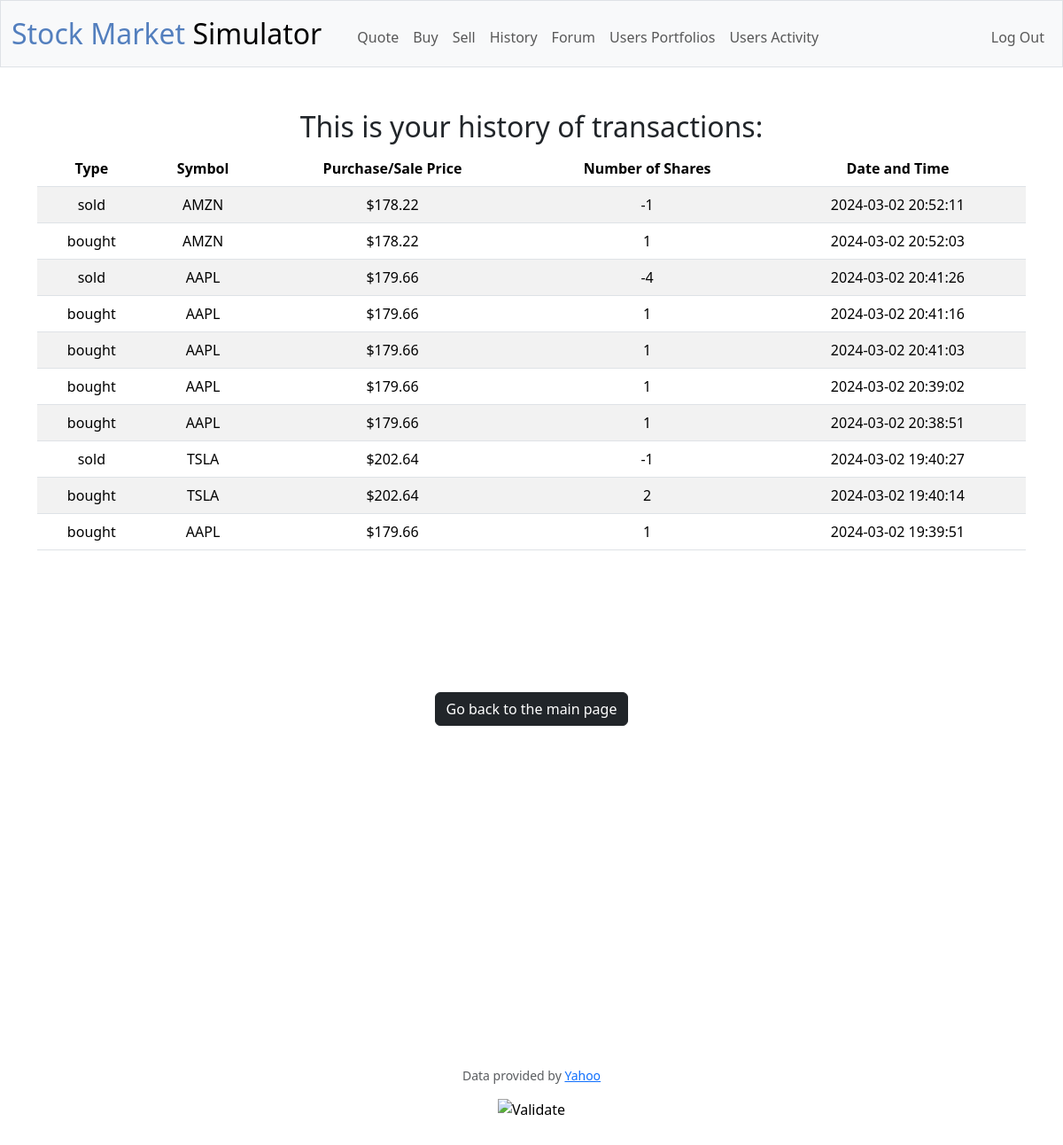
/history (signed in), run on an earlier commit of the app's database.
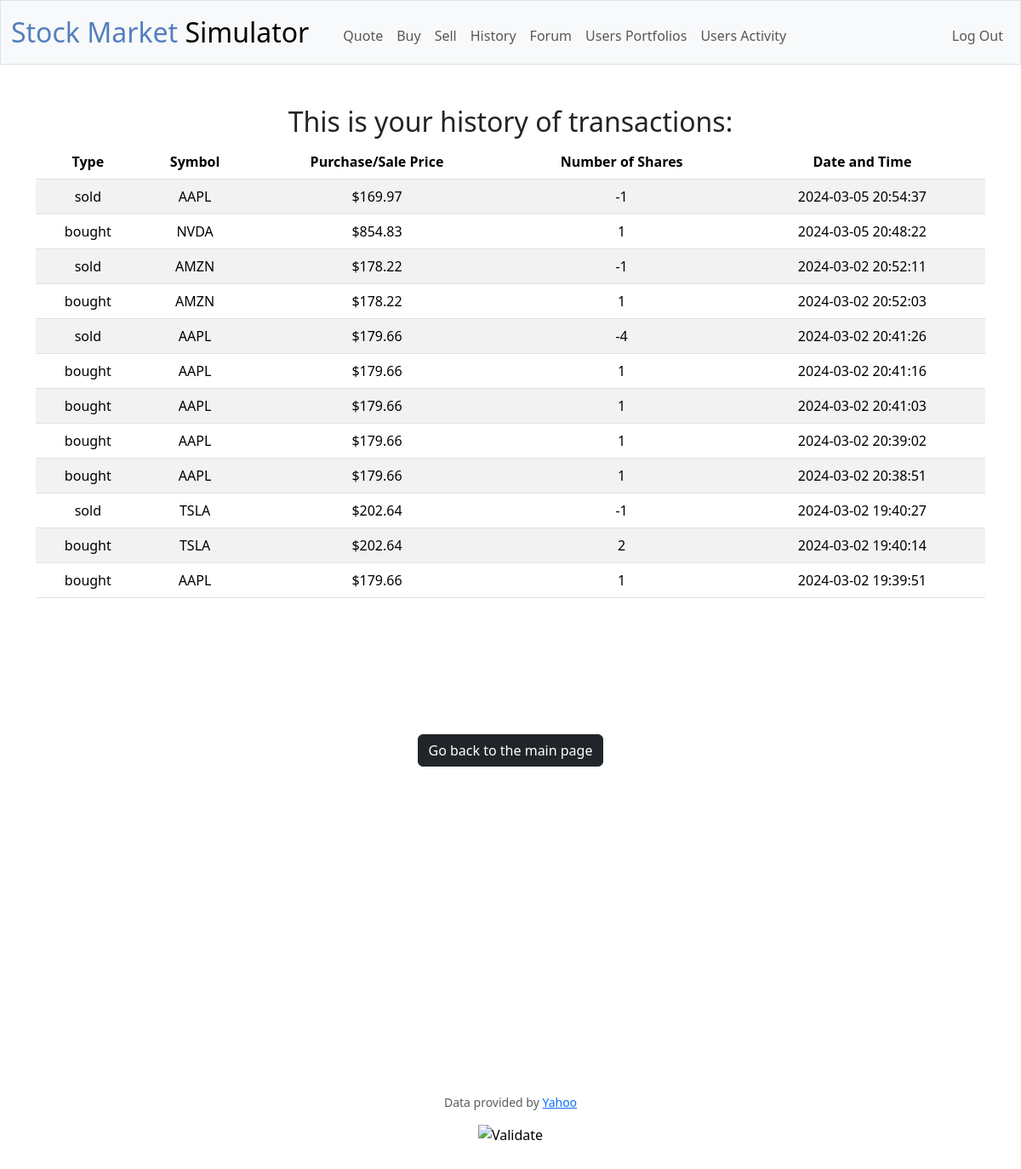
And on a later commit of the database.
### tables this page shows
CREATE TABLE purchases (
    transaction_id INTEGER PRIMARY KEY AUTOINCREMENT NOT NULL,
    user_id INTEGER NOT NULL,
    stock_name TEXT NOT NULL,
    price NUMERIC NOT NULL,
    date datetime default CURRENT_TIMESTAMP,
    shares_number INTEGER NOT NULL,
    type TEXT NOT NULL,
    FOREIGN KEY(user_id) REFERENCES users(id)
    );

### app.py (the view)
@app.route("/history")
@login_required
def history():
    lows = db.execute("SELECT type, stock_name, price, shares_number, date FROM purchases WHERE user_id = ? ORDER BY date DESC", session["user_id"])
    return render_template("history.html", lows=lows, usd=usd)

### app.py (called while the page is built)
@app.after_request
def after_request(response):
    response.headers["Cache-Control"] = "no-cache, no-store, must-revalidate"
    response.headers["Expires"] = 0
    response.headers["Pragma"] = "no-cache"
    return response

### helpers.py (called while the page is built)
def login_required(f):
    @wraps(f)
    def decorated_function(*args, **kwargs):
        if session.get("user_id") is None:
            return redirect("/login")
        return f(*args, **kwargs)
    return decorated_function

def usd(value):
    return f"${value:,.2f}"

### templates/history.html (shortened to what this page needs)
{% extends "layout.html" %}
{% block main %}
<h2> This is your history of transactions:</h2>
<table class="table table-striped">
    <thead>
        <tr>
            <th>Type</th>
            <th>Symbol</th>
            <th>Purchase/Sale Price</th>
            <th>Number of Shares</th>
            <th>Date and Time</th>
        </tr>
    </thead>
    <tbody>
        {% for x in lows %}
        <tr>
            <td>{{x["type"]}}</td>
            <td>{{x["stock_name"]}}</td>
            <td>{{usd(x["price"])}}</td>
            <td>{{x["shares_number"]}}</td>
            <td>{{x["date"]}}</td>
        </tr>
        {% endfor %}
    </tbody>
</table>
{% endblock %}

### templates/layout.html (shortened to what this page needs)
<!DOCTYPE html>
<html lang="en">
    <head>
        <link href="https://cdn.jsdelivr.net/npm/bootstrap@5.3.2/dist/css/bootstrap.min.css" rel="stylesheet">
        <link href="/static/styles.css" rel="stylesheet">
    </head>
    <body>
        <nav class="bg-light border navbar navbar-expand-md navbar-light">
            <div class="container-fluid">
                <a class="navbar-brand" href="/">
                    <span class="blue">Stock Market</span>
                    <span class="navbar-brand">
                        Simulator</span></a>
                <div class="collapse navbar-collapse" id="navbar">
                    {% if session["user_id"] %}
                        <ul class="navbar-nav me-auto mt-2">
                            <li class="nav-item"><a class="nav-link" href="/quote">Quote</a></li>
                            <li class="nav-item"><a class="nav-link" href="/buy">Buy</a></li>
                            <li class="nav-item"><a class="nav-link" href="/sell">Sell</a></li>
                            <li class="nav-item"><a class="nav-link" href="/history">History</a></li>
                            <li class="nav-item"><a class="nav-link" href="/Forum">Forum</a></li>
                            <li class="nav-item"><a class="nav-link" href="/portfolios">Users Portfolios</a></li>
                            <li class="nav-item"><a class="nav-link" href="/activity">Users Activity</a></li>
                        </ul>
                        <ul class="navbar-nav ms-auto mt-2">
                            <li class="nav-item"><a class="nav-link" href="/logout">Log Out</a></li>
                        </ul>
                    {% else %}
                        <ul class="navbar-nav ms-auto mt-2">
                            <li class="nav-item"><a class="nav-link" href="/register">Register</a></li>
                            <li class="nav-item"><a class="nav-link" href="/login">Log In</a></li>
                        </ul>
                    {% endif %}
                </div>
            </div>
        </nav>
        <main class="container py-5 text-center">
            {% block main %}{% endblock %}
            <br><br><br><br><br><br>
            <form action="/" method="get">
                <button style="margin: auto;" class="btn btn-dark" type="submit"> Go back to the main page </button>
            </form>
        </main>
        <br><br><br><br><br><br><br><br><br><br><br><br><br><br>
        <footer class="mb-5">
            <p class="mb-3 small text-center text-muted">
                Data provided by <a href="https://finance.yahoo.com/">Yahoo</a>
            </p>
            <form action="https://validator.w3.org/check" class="text-center" enctype="multipart/form-data" method="post" target="_blank">
                <input alt="Validate" src="/static/I_heart_validator.png" type="image">
            </form>
        </footer>
    </body>
</html>

### static/styles.css (style rules this page uses)
nav .navbar-brand { font-size: xx-large; }
nav .navbar-brand .blue { color: #537fbe; }

What changed in the data, as far as the page shows it:
added purchases: type "sold", stock_name "AAPL", price "$169.97", shares_number "-1", date "2024-03-05 20:54:37"
added purchases: type "bought", stock_name "NVDA", price "$854.83", shares_number "1", date "2024-03-05 20:48:22"
